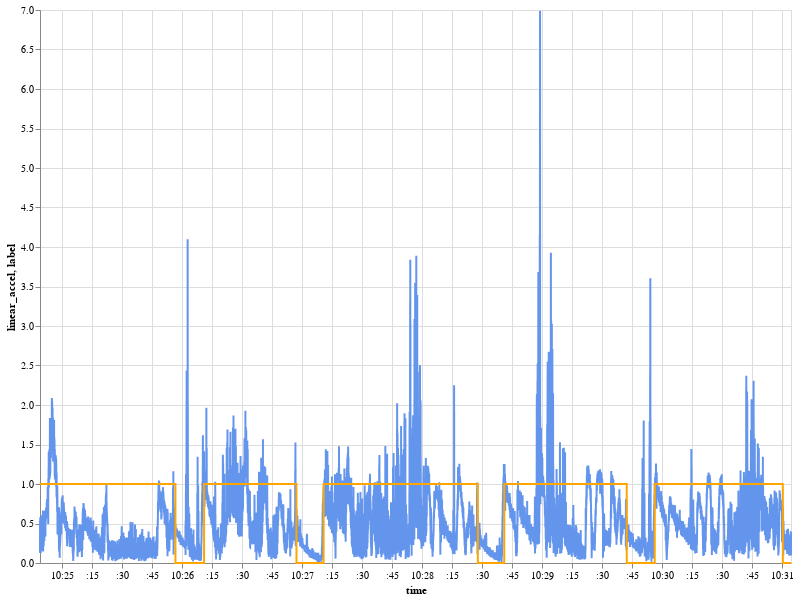

Notebook code cell kept with this figure:
### Code cell
dataset.data_files[-5].get_figure()

### Figure 1 — Vega-Lite specification as saved in the notebook (floating-point values rounded to 4 significant figures; data arrays with more than 128 entries replaced by an {"elided": "..."} marker saying what was removed)
{"config": {"view": {"continuousWidth": 400, "continuousHeight": 300}}, "layer": [{"mark": {"type": "line", "color": "cornflowerblue"}, "encoding": {"x": {"type": "temporal", "field": "time"}, "y": {"type": "quantitative", "field": "linear_accel"}}}, {"mark": {"type": "line", "color": "orange"}, "encoding": {"x": {"type": "temporal", "field": "time"}, "y": {"type": "quantitative", "field": "label"}}}], "autosize": {"contains": "padding", "type": "fit"}, "data": {"name": "data-4b71b2ec0a4e0db94c1a0a1e044cc087"}, "height": 600, "width": 800, "$schema": "https://vega.github.io/schema/vega-lite/v4.8.1.json", "datasets": {"data-4b71b2ec0a4e0db94c1a0a1e044cc087": {"elided": "18479 records"}}}
